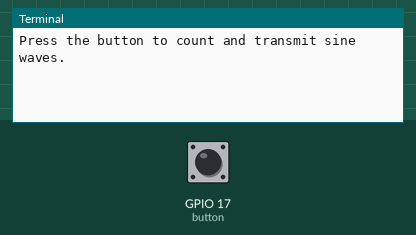
A program run on a simulated Raspberry Pi (BCM pin numbers). On the bench: the last lines printed to the terminal. The inputs (shaded band) are chosen by the test bench; at power-on: GPIO 17 (button) HIGH. Requests to the public web service named in the program get a made-up reply in its usual format after 0.4 s (London, UTC, broken clouds, 64 % humidity, 1013 hPa unless stated).

Above: at 1.2 s.
1.3 s: GPIO 17 (button) pulled LOW for 0.15 s
At 1.76 s:
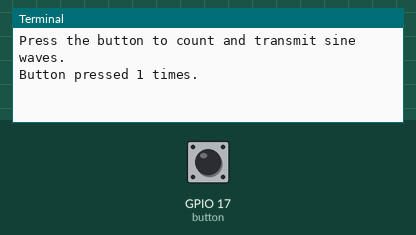
At 2.16 s:
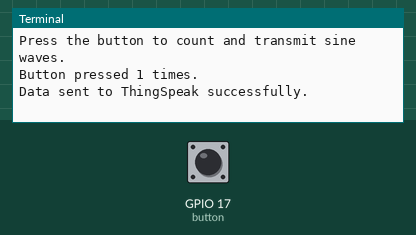

The program:

ThingSpeakLab5.py
```python
import time
import numpy as np
import requests
from gpiozero import Button

# Replace with your ThingSpeak API URL
THINGSPEAK_API_URL = "https://api.thingspeak.com/update"

def count_button_press():
    count = 0
    button = Button(17)  # Change this to your connected GPIO pin
    button_state = 0

    while True:
        if button.is_pressed:
            button_state = 1
        else:
            if button_state == 1:
                count += 1
                print(f"Button pressed {count} times.")
                generate_and_send_sine_wave(count)
                button_state = 0
        time.sleep(0.1)

def generate_and_send_sine_wave(count):
    duration = 5  # seconds
    frequency = count
    sample_rate = 1000  # Hz
    num_samples = int(sample_rate * duration)
    time_values = np.linspace(0, duration, num_samples)
    amplitude = 4096  # 12-bit DAC, change if needed

    sine_wave = (amplitude / 2) * np.sin(2 * np.pi * frequency * time_values)

    # Convert to integer values (0 to 4095) for the DAC
    sine_wave_int = (sine_wave * (4095 / amplitude)).astype(int)

    for value in sine_wave_int:
        send_to_thingspeak(value)
        time.sleep(1 / sample_rate)

def send_to_thingspeak(value):
    data = {'api_key': '35L9XLZL2G77YPIG', 'Wave': value}  # Replace with your ThingSpeak API key
    try:
        response = requests.post(THINGSPEAK_API_URL, data=data)
        if response.status_code == 200:
            print("Data sent to ThingSpeak successfully.")
        else:
            print(f"Error sending data to ThingSpeak. Status code: {response.status_code}")
    except Exception as e:
        print(f"Error sending data to ThingSpeak: {e}")

if __name__ == "__main__":
    try:
        print("Press the button to count and transmit sine waves.")
        count_button_press()
    except KeyboardInterrupt:
        print("Exiting...")
```

Measured:
- after the input at 1.3 s, the terminal: prints a new line after 0.20 s (image 1)
